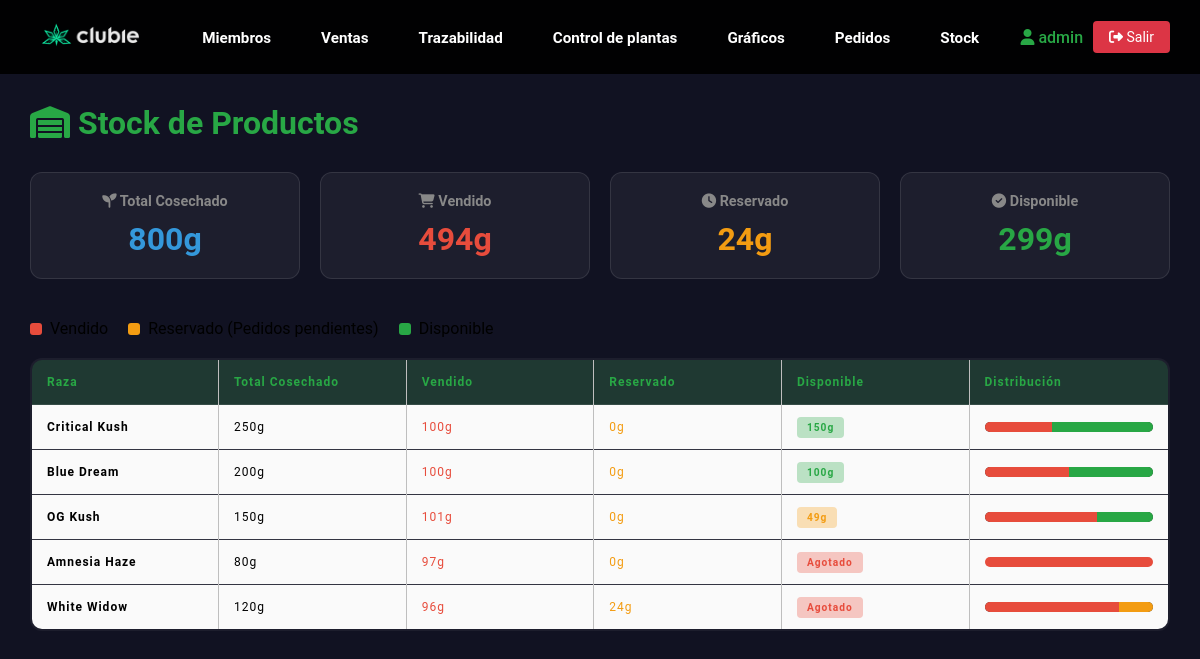
Screenshot of /stock (signed in) with the database file from the repository.
### clases.py (models this page shows, shortened)
class Club(db.Model, UserMixin):
    id = db.Column(db.Integer, primary_key=True)
    campoarchivo = db.Column(db.String(30))
    username = db.Column(db.String(30), unique=True, nullable=False)
    password_hash = db.Column(db.String(128), nullable=False)
    email = db.Column(db.String(70))
    is_superuser = db.Column(db.Boolean, default=False)
    fecha_creacion = db.Column(db.DateTime, default=datetime.now)

class Trazabilidad(db.Model):
    idplanta = db.Column(db.Integer, unique=True, nullable=False, primary_key=True)
    raza = db.Column(db.String(30), nullable=False)
    Enraizado = db.Column(db.DateTime, nullable=True)
    Riego = db.Column(db.DateTime, nullable=True)
    paso1 = db.Column(db.DateTime, nullable=True)
    paso2 = db.Column(db.DateTime, nullable=True)
    paso3 = db.Column(db.DateTime, nullable=True)
    floracion = db.Column(db.DateTime, nullable=True)
    cosecha = db.Column(db.DateTime, nullable=True)
    cantidad = db.Column(db.String(3), nullable=False)
    observaciones = db.Column(db.String(80), nullable=True)

class Ventas(db.Model):
    idventas = db.Column(db.Integer, primary_key=True, nullable=False, autoincrement=True)
    cedula = db.Column(db.Integer, db.ForeignKey('user.cedula'), nullable=False)
    raza = db.Column(db.String(30), nullable=False)
    cantidad = db.Column(db.Integer, nullable=False)
    retiro = db.Column(db.DateTime, default=datetime.now)

### app.py (the view)
@app.route('/stock')
@login_required
def ver_stock():
    if isinstance(current_user, Member):
        return redirect(url_for('portal_miembro'))
    productos = calcular_stock()
    productos.sort(key=lambda x: x['stock'], reverse=True)
    total_cosechado = sum(p['total'] for p in productos)
    total_vendido = sum(p['vendido'] for p in productos)
    total_reservado = sum(p['reservado'] for p in productos)
    total_disponible = sum(p['stock'] for p in productos)
    return render_template('logueado/stock.html',
                           productos=productos,
                           total_cosechado=total_cosechado,
                           total_vendido=total_vendido,
                           total_reservado=total_reservado,
                           total_disponible=total_disponible)

### app.py (called while the page is built)
@login_manager.user_loader
def load_user(user_id):
    if isinstance(user_id, str) and user_id.startswith('member_'):
        member_id = int(user_id.replace('member_', ''))
        return Member.query.get(member_id)
    return Club.query.get(int(user_id))

### templates/logueado/stock.html (shortened to what this page needs)
{% extends 'base-log.html'%}
{% block body %}
<link rel="stylesheet" href="{{ url_for('static', filename='css/miembros.css') }}">
<div class="stock-container">
    <h1><i class="fas fa-warehouse"></i> Stock de Productos</h1>
    <div class="totales-grid">
        <div class="total-card cosechado">
            <h3><i class="fas fa-seedling"></i> Total Cosechado</h3>
            <div class="value">{{ total_cosechado }}g</div>
        </div>
        <div class="total-card vendido">
            <h3><i class="fas fa-shopping-cart"></i> Vendido</h3>
            <div class="value">{{ total_vendido }}g</div>
        </div>
        <div class="total-card reservado">
            <h3><i class="fas fa-clock"></i> Reservado</h3>
            <div class="value">{{ total_reservado }}g</div>
        </div>
        <div class="total-card disponible">
            <h3><i class="fas fa-check-circle"></i> Disponible</h3>
            <div class="value">{{ total_disponible }}g</div>
        </div>
    </div>
    <div class="legend">
        <div class="legend-item">
            <div class="legend-dot vendido"></div>
            <span>Vendido</span>
        </div>
        <div class="legend-item">
            <div class="legend-dot reservado"></div>
            <span>Reservado (Pedidos pendientes)</span>
        </div>
        <div class="legend-item">
            <div class="legend-dot disponible"></div>
            <span>Disponible</span>
        </div>
    </div>
    {% if productos %}
    <table class="stock-table">
        <thead>
            <tr>
                <th>Raza</th>
                <th>Total Cosechado</th>
                <th>Vendido</th>
                <th>Reservado</th>
                <th>Disponible</th>
                <th style="width: 200px;">Distribución</th>
            </tr>
        </thead>
        <tbody>
            {% for p in productos %}
            <tr>
                <td><strong>{{ p.raza }}</strong></td>
                <td>{{ p.total }}g</td>
                <td style="color: #e74c3c;">{{ p.vendido }}g</td>
                <td style="color: #f39c12;">{{ p.reservado }}g</td>
                <td>
                    {% if p.stock > 50 %}
                    <span class="badge badge-success">{{ p.stock }}g</span>
                    {% elif p.stock > 20 %}
                    <span class="badge badge-warning">{{ p.stock }}g</span>
                    {% elif p.stock > 0 %}
                    <span class="badge badge-danger">{{ p.stock }}g</span>
                    {% else %}
                    <span class="badge badge-danger">Agotado</span>
                    {% endif %}
                </td>
                <td>
                    {% if p.total > 0 %}
                    <div class="stock-bar">
                        <div class="vendido" style="width: {{ (p.vendido / p.total * 100)|round }}%;"></div>
                        <div class="reservado" style="width: {{ (p.reservado / p.total * 100)|round }}%;"></div>
                        <div class="disponible" style="width: {{ (p.stock / p.total * 100)|round }}%;"></div>
                    </div>
                    {% else %}
                    <span style="color: #666;">-</span>
                    {% endif %}
                </td>
            </tr>
            {% endfor %}
        </tbody>
    </table>
    {% else %}
    <div class="empty-state">
        <i class="fas fa-warehouse" style="font-size: 3em; color: #444; margin-bottom: 20px;"></i>
        <h3>No hay productos cosechados</h3>
        <p>Cuando registres cosechas en Trazabilidad, aparecerán aquí.</p>
    </div>
    {% endif %}
</div>
{% endblock %}

### templates/base-log.html (shortened to what this page needs)
<!DOCTYPE html>
<html lang="es">
<head>
    <link rel="stylesheet" href="{{ url_for('static', filename='css/header.css') }}">
    <link rel="stylesheet" href="{{ url_for('static', filename='css/footer.css') }}">
</head>
<body>
    <header class="header">
        <div class="logo">
            <a href="{{ url_for('index') }}">
                <img src="{{ url_for('static', filename='media/editado.png') }}" alt="Logo de marca">
            </a>
        </div>
        <nav class="opcion">
            <ul class="nav-links">
                <li><a href="{{ url_for('miembros') }}">Miembros</a></li>
                <li><a href="{{ url_for('ventas') }}">Ventas</a></li>
                <li><a href="{{ url_for('trazabilidad') }}">Trazabilidad</a></li>
                <li><a href="{{ url_for('ctrPlantas') }}">Control de plantas</a></li>
                <li><a href="{{ url_for('graficos') }}">Gráficos</a></li>
                <li><a href="{{ url_for('ver_pedidos') }}">Pedidos</a></li>
                <li><a href="{{ url_for('ver_stock') }}">Stock</a></li>
            </ul>
        </nav>
        <div class="nav-right">
            {% if current_user.is_authenticated %}
            <span class="user-info">
                <a href="{{ url_for('miembros') }}" style="color: #28a745 !important; text-decoration: none;">
                    <i class="fas fa-user"></i> {{ current_user.username }}
                </a>
            </span>
            <a href="{{ url_for('logout') }}" class="logout-btn"><i class="fas fa-sign-out-alt"></i> Salir</a>
            {% endif %}
        </div>
    </header>
    <main>
        <div class="p-5">
            {% block body %}
            {% endblock %}
        </div>
    </main>
</body>
</html>

### static/css/header.css (style rules this page uses)
header.header { position: sticky; top: 0; left: 0; width: 100%; padding: 15px 30px; display: flex !important; flex-wrap: nowrap !important; justify-content: space-between; align-items: center; z-index: 1000; background-color: rgba(0, 0, 0, 0.95); box-sizing: border-box; }
.header .logo { flex-shrink: 0; }
.header .logo img { cursor: pointer; height: 40px; width: auto; }
.header .logo img { transition: all 0.3s; }
.header .opcion { flex: 1; display: flex; justify-content: center; }
.header .opcion a { position: relative; font-size: 0.95em; color: #fff; font-weight: 600; text-decoration: none; margin-left: 10px; padding: 6px 12px; transition: .5s; white-space: nowrap; }
.header ul { list-style: none; margin: 0; padding: 0; display: flex; align-items: center; }
.header .nav-links li { display: inline-block; padding: 0px 8px; }
.header .nav-right { flex-shrink: 0; display: flex; align-items: center; gap: 10px; }

### static/css/miembros.css (style rules this page uses)
* { margin: 0; padding: 0; box-sizing: border-box; font-family: "Roboto", sans-serif; }
body { background-color: #111222; display: flex; flex-direction: column; overflow-x: hidden; }
header { font-size: 16px; }
table { border-collapse: collapse; border: 2px solid rgb(200,200,200); letter-spacing: 1px; font-size: 0.8rem; width: 100%; table-layout: fixed; }
td, th { border: 1px solid rgb(190,190,190); padding: 10px 20px; font-size: 12px; }
th { background-color: #3C3C3B; color: white; font-size: 15px; font-weight: bolder; }
td { text-align: center; }
tr:nth-child(even) td { background-color: rgb(250,250,250); }
tr:nth-child(odd) td { background-color: rgb(250,250,250); }
@media (max-height:800px) { td { border: 1px solid rgb(190,190,190); padding: 10px 20px; font-size: 12px; overflow: scroll; } }
@media (max-height:800px) { th { font-size: 12px; } }

### templates/base-log.html (style rules this page uses)
.header .logout-btn { background: #dc3545 !important; color: white !important; border: none !important; padding: 8px 16px !important; border-radius: 4px !important; cursor: pointer; text-decoration: none !important; font-size: 14px !important; display: inline-block !important; white-space: nowrap; }
.header .user-info { color: #28a745 !important; font-weight: 500; white-space: nowrap; }

### templates/logueado/stock.html (style rules this page uses)
.stock-container { padding: 30px; max-width: 1200px; margin: 0 auto; }
h1 { color: #28a745; margin-bottom: 30px; }
.totales-grid { display: grid; grid-template-columns: repeat(auto-fit, minmax(200px, 1fr)); gap: 20px; margin-bottom: 40px; }
.total-card { background: rgba(255, 255, 255, 0.05); border-radius: 12px; padding: 20px; text-align: center; border: 1px solid rgba(255, 255, 255, 0.1); }
.total-card h3 { color: #888; font-size: 0.9em; margin-bottom: 10px; }
.total-card .value { font-size: 2em; font-weight: 700; }
.total-card.cosechado .value { color: #3498db; }
.total-card.vendido .value { color: #e74c3c; }
.total-card.reservado .value { color: #f39c12; }
.total-card.disponible .value { color: #28a745; }
.stock-table { width: 100%; border-collapse: collapse; background: rgba(255, 255, 255, 0.05); border-radius: 12px; overflow: hidden; }
.stock-table th, .stock-table td { padding: 15px; text-align: left; border-bottom: 1px solid rgba(255, 255, 255, 0.1); }
.stock-table th { background: rgba(40, 167, 69, 0.2); color: #28a745; }
.stock-bar { height: 10px; background: #333; border-radius: 5px; overflow: hidden; display: flex; }
.stock-bar .vendido { background: #e74c3c; }
.stock-bar .reservado { background: #f39c12; }
.stock-bar .disponible { background: #28a745; }
.badge { padding: 5px 10px; border-radius: 4px; font-size: 0.85em; font-weight: 600; }
.badge-success { background: rgba(40, 167, 69, 0.3); color: #28a745; }
.badge-warning { background: rgba(243, 156, 18, 0.3); color: #f39c12; }
.badge-danger { background: rgba(231, 76, 60, 0.3); color: #e74c3c; }
.legend { display: flex; gap: 20px; margin-bottom: 20px; flex-wrap: wrap; }
.legend-item { display: flex; align-items: center; gap: 8px; }
.legend-dot { width: 12px; height: 12px; border-radius: 3px; }
.legend-dot.vendido { background: #e74c3c; }
.legend-dot.reservado { background: #f39c12; }
.legend-dot.disponible { background: #28a745; }

### rows the page displays
Club: username "admin"
Trazabilidad: raza "Critical Kush", total "250", vendido "100", reservado "0", stock "150", {{ (p.vendido / p.total * 100)|round }} 40.0 (drawn), {{ (p.stock / p.total * 100)|round }} 60.0 (drawn)
Ventas: raza "Blue Dream", total "200", vendido "100", reservado "0", stock "100", {{ (p.vendido / p.total * 100)|round }} 50.0 (drawn), {{ (p.stock / p.total * 100)|round }} 50.0 (drawn)
Trazabilidad: raza "OG Kush", total "150", vendido "101", reservado "0", stock "49", {{ (p.vendido / p.total * 100)|round }} 67.0 (drawn), {{ (p.stock / p.total * 100)|round }} 33.0 (drawn)
Trazabilidad: raza "Amnesia Haze", total "80", vendido "97", reservado "0", shows "Agotado", {{ (p.vendido / p.total * 100)|round }} 121.0 (drawn)

### other values shown
{{ total_cosechado }} "800"
{{ total_vendido }} "494"
{{ total_reservado }} "24"
{{ total_disponible }} "299"
{{ p.raza }} "White Widow"
{{ p.total }} "120"
{{ p.vendido }} "96"
{{ p.reservado }} "24"
